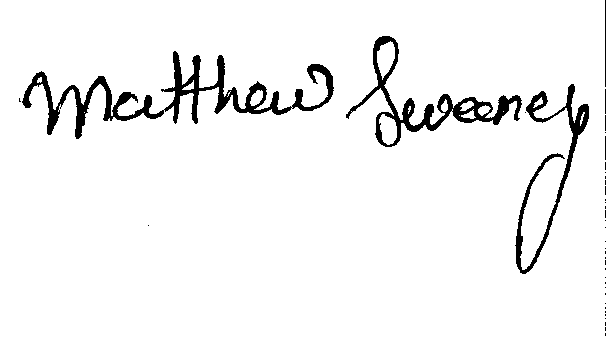
#> input picture ProjectCV/task1/second_stage/images/train/forged/personD_1.png, 606 x 342 px, found by its file name; its folder holds only this picture in this run
$ python Bag.py
#> lines starting #> are read from the running program, lines starting #| are printed output that depends on the picture; after the words box and inside, x2 and y2 are one past the last pixel; in counts of white or black regions, pixels touching at a corner belong together
### ProjectCV/task1/second_stage/helpers.py
import cv2
import numpy as np
from sklearn.cluster import KMeans
from sklearn.svm import SVC
from sklearn.preprocessing import StandardScaler
from matplotlib import pyplot as plt
import os


class ImageHelpers:
    def __init__(self):
        self.sift_object = cv2.xfeatures2d.SIFT_create()

    def gray(self, image):
        gray = cv2.cvtColor(image, cv2.COLOR_BGR2GRAY)
        return gray

    def features(self, image):
        keypoints, descriptors = self.sift_object.detectAndCompute(image, None)
        return [keypoints, descriptors]


class BOVHelpers:
    def __init__(self, n_clusters=20):
        self.n_clusters = n_clusters
        self.kmeans_obj = KMeans(n_clusters=n_clusters)
        self.kmeans_ret = None
        self.descriptor_vstack = None
        self.mega_histogram = None
        self.clf = SVC()

    def cluster(self):
        """
		cluster using KMeans algorithm,

		"""
        self.kmeans_ret = self.kmeans_obj.fit_predict(self.descriptor_vstack)

    def developVocabulary(self, n_images, descriptor_list):

        """
		Each cluster denotes a particular visual word
		Every image can be represeted as a combination of multiple
		visual words. The best method is to generate a sparse histogram
		that contains the frequency of occurence of each visual word

		Thus the vocabulary comprises of a set of histograms of encompassing
		all descriptions for all images

		"""

        self.mega_histogram = np.array([np.zeros(self.n_clusters) for i in range(n_images)])
        old_count = 0
        for i in range(n_images):
            l = len(descriptor_list[i])
            for j in range(l):
                idx = self.kmeans_ret[old_count + j]
                self.mega_histogram[i][idx] += 1
            old_count += l
        print("Vocabulary Histogram Generated")

    def standardize(self, std=None):
        """

		standardize is required to normalize the distribution
		wrt sample size and features. If not normalized, the classifier may become
		biased due to steep variances.

		"""
        if std is None:
            self.scale = StandardScaler().fit(self.mega_histogram)
            self.mega_histogram = self.scale.transform(self.mega_histogram)
        else:
            print("STD not none. External STD supplied")
            self.mega_histogram = std.transform(self.mega_histogram)

    def formatND(self, l):
        """
		restructures list into vstack array of shape
		M samples x N features for sklearn

		"""
        vStack = np.array(l[0])
        for remaining in l[1:]:
            vStack = np.vstack((vStack, remaining))
        self.descriptor_vstack = vStack.copy()
        return

    def train(self, train_labels):
        """
		uses sklearn.svm.SVC classifier (SVM)


		"""
        print("Training SVM")
        print(self.clf)
        print("Train labels", train_labels)
        self.clf.fit(self.mega_histogram, train_labels)
        print("Training completed")

    def predict(self, iplist):
        predictions = self.clf.predict(iplist)
        return predictions

    def plotHist(self, vocabulary=None):
        print("Plotting histogram")
        if vocabulary is None:
            vocabulary = self.mega_histogram

        x_scalar = np.arange(self.n_clusters)
        y_scalar = np.array([abs(np.sum(vocabulary[:, h], dtype=np.int32)) for h in range(self.n_clusters)])

        print(y_scalar)

        plt.bar(x_scalar, y_scalar)
        plt.xlabel("Visual Word Index")
        plt.ylabel("Frequency")
        plt.title("Complete Vocabulary Generated")
        plt.xticks(x_scalar + 0.4, x_scalar)
        plt.show()


class FileHelpers:

    def __init__(self):
        pass

    def getFiles(self, path):
        """
		- returns  a dictionary of all files
		having key => value as  objectname => image path

		- returns total number of files.

		"""
        imlist = {}
        count = 0
        for each in os.listdir(path):
            print(" #### Reading image category ", each, " ##### ")
            imlist[each] = []
            for imagefile in os.listdir(path + '/' + each):
                print("Reading file ", imagefile)
                im = cv2.imread(path + '/' + each + '/' + imagefile, 0)
                imlist[each].append(im)
                count += 1

        return [imlist, count]

print("Done")

### ProjectCV/task1/second_stage/Bag.py
import cv2
import numpy as np
from glob import glob
import argparse
from helpers import *
from matplotlib import pyplot as plt


class BOV:
    def __init__(self, no_clusters):
        self.no_clusters = no_clusters
        self.train_path = None
        self.test_path = None
        self.im_helper = ImageHelpers()
        self.bov_helper = BOVHelpers(no_clusters)
        self.file_helper = FileHelpers()
        self.images = None
        self.trainImageCount = 0
        self.train_labels = np.array([])
        self.name_dict = {}
        self.descriptor_list = []


    def trainModel(self):
        """
        This method contains the entire module
        required for training the bag of visual words model

        Use of helper functions will be extensive.

        """

        # read file. prepare file lists.
        self.images, self.trainImageCount = self.file_helper.getFiles(self.train_path)
#> in getFiles, `im = cv2.imread(path + '/' + each + '/' + imagefile, 0)`: im: shape (342, 606); 95.1% white; 40 black regions (34 under 20 px), largest, box (x1, y1, x2, y2) and area: (22, 51, 334, 139) 4945, (346, 36, 522, 147) 2872, (515, 84, 589, 274) 2064, (605, 0, 606, 87) 87, (605, 89, 606, 114) 25, (605, 136, 606, 160) 24
        # extract SIFT Features from each image
        label_count = 0
        for word, imlist in self.images.items():
            self.name_dict[str(label_count)] = word
            print ("Computing Features for ", word)
            for im in imlist:
                # cv2.imshow("im", im)
                # cv2.waitKey()
                self.train_labels = np.append(self.train_labels, label_count)
                kp, des = self.im_helper.features(im)
                self.descriptor_list.append(des)

            label_count += 1
#> this loop made 2 passes
#> label_count on passes 1 to 2: 1, 2
#> after the loop, label_count = 2; self.descriptor_list = 2 items; self.name_dict = {'0': 'forged', '1': 'real'}


        # perform clustering
        self.bov_helper.formatND(self.descriptor_list)
#> in formatND, `vStack = np.array(l[0])`:
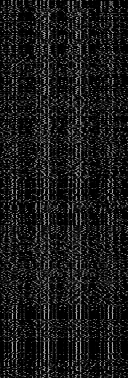
#> vStack: shape (378, 128) float32; min 0, max 172, mean 25
#> the loop in formatND, `for remaining in l[1:]:` made 1 pass
#> pass 1, in formatND, `vStack = np.vstack((vStack, remaining))`:
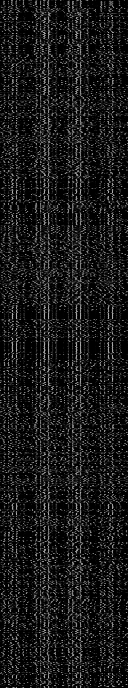
#> vStack: shape (688, 128) float32; min 0, max 176, mean 24.9
        self.bov_helper.cluster()
#> in cluster, `self.kmeans_ret = self.kmeans_obj.fit_predict(self.descriptor_vstack)`: self.kmeans_ret = 688 values, max 99 at index 22, min 0 at index 127, mean 46.78
        self.bov_helper.developVocabulary(n_images = self.trainImageCount, descriptor_list=self.descriptor_list)
#> the loop in developVocabulary, `for i in range(n_images):` made 2 passes
#> (l, old_count) on passes 1 to 2: (378, 378), (310, 688)
#> after the loop in developVocabulary, `for i in range(n_images):`: old_count = 688

        # show vocabulary trained
        self.bov_helper.plotHist()
#> in plotHist, `y_scalar = np.array([abs(np.sum(vocabulary[:, h], dtype=np.int32)) for..`: y_scalar = 100 values, max 38 at index 84, min 1 at index 57, mean 6.88
#| [ 3  8  9  2  5  5  9 12  6 13  8  5  3  5 10 15 21  7  8  6  3  9 10  7
#|  10  3  4 10  5  8  6 11  6 16  3  9  9  9  5  7  6  7  9  8  4 11  3  7
#|   6  6  9 12  2 10  7  8  3  1  6  9  8  5  8  7  3  3  8  2 10  3  5  3
#|   4  8  6  3  3  4  5  6 12  2  5  7 38  6  3  6  4  4  9  8  3 10  5  2
#|   2  5  3  6]
#> in plotHist, `plt.show()`:
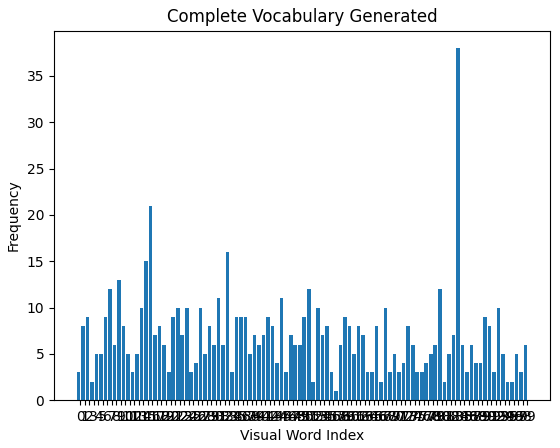
#> figure drawn by matplotlib, 1 panel; tallest bar 38 high, from x = 83.6 to 84.4

        self.bov_helper.standardize()
        self.bov_helper.train(self.train_labels)


    def recognize(self,test_img, test_image_path=None):

        """
        This method recognizes a single image
        It can be utilized individually as well.


        """

        kp, des = self.im_helper.features(test_img)
        # print kp
        print (des.shape)

        # generate vocab for test image
        vocab = np.array( [[ 0 for i in range(self.no_clusters)]])
        vocab = np.array(vocab, 'float32')
        # locate nearest clusters for each of
        # the visual word (feature) present in the image

        # test_ret =<> return of kmeans nearest clusters for N features
        test_ret = self.bov_helper.kmeans_obj.predict(des)
        # print test_ret

        # print vocab
        for each in test_ret:
            vocab[0][each] += 1

        #print (vocab)

        # Scale the features
        vocab = self.bov_helper.scale.transform(vocab)
        # predict the class of the image
        lb = self.bov_helper.clf.predict(vocab)
        # print "Image belongs to class : ", self.name_dict[str(int(lb[0]))]
        return lb


    def testModel(self):
        """
        This method is to test the trained classifier

        read all images from testing path
        use BOVHelpers.predict() function to obtain classes of each image

        """
        correctClassifications = 0
        self.testImages, self.testImageCount = self.file_helper.getFiles(self.test_path)

        predictions = []

        for word, imlist in self.testImages.items():
            print ("processing " ,word)
            for im in imlist:
                # print imlist[0].shape, imlist[1].shape
                print (im.shape)
                cl = self.recognize(im)
                print (cl)
                predictions.append({
                    'image':im,
                    'class':cl,
                    'object_name':self.name_dict[str(int(cl[0]))]
                    })

                if(self.name_dict[str(int(cl[0]))]==word):
                    correctClassifications = correctClassifications + 1

        print("Test Accuracy = " + str((correctClassifications/self.testImageCount) * 100))
        #print (predictions)
        for each in predictions:
            # cv2.imshow(each['object_name'], each['image'])
            # cv2.waitKey()
            # cv2.destroyWindow(each['object_name'])
            #
            plt.imshow(cv2.cvtColor(each['image'], cv2.COLOR_GRAY2RGB))
            plt.title(each['object_name']+"   predicted :"+str(each['class'][0]))
            plt.show()


    def print_vars(self):
        pass


if __name__ == '__main__':

    # parse cmd args
    parser = argparse.ArgumentParser(
            description=" Bag of visual words example"
        )
    parser.add_argument('--train_path',default="images\\train", action="store", dest="train_path")
    parser.add_argument('--test_path',default="images\\test", action="store", dest="test_path")
    args = vars(parser.parse_args())
    print(args)


    bov = BOV(no_clusters=100)

    # set training paths
    bov.train_path = args['train_path']
    # set testing paths
    bov.test_path = args['test_path']
    # train the model
    bov.trainModel()
    # test model
#> (the run stopped early here; a loop or call above may not have finished)
